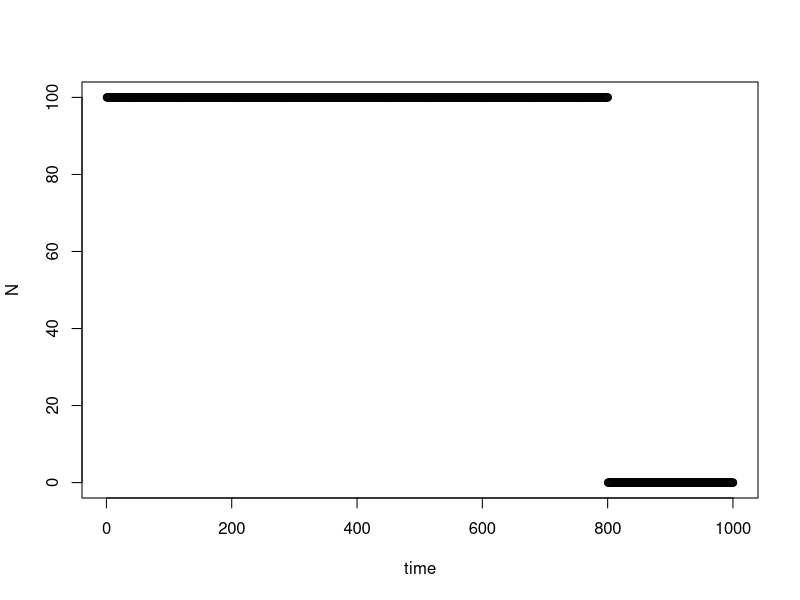
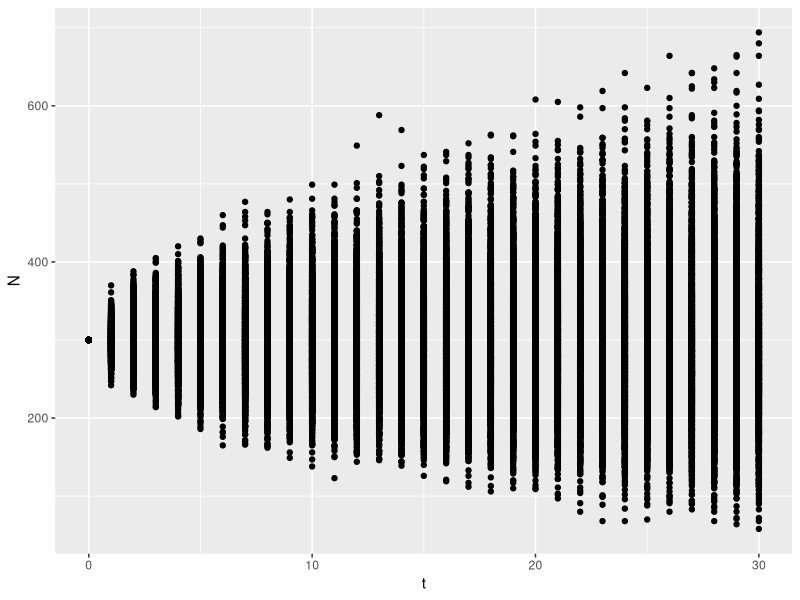
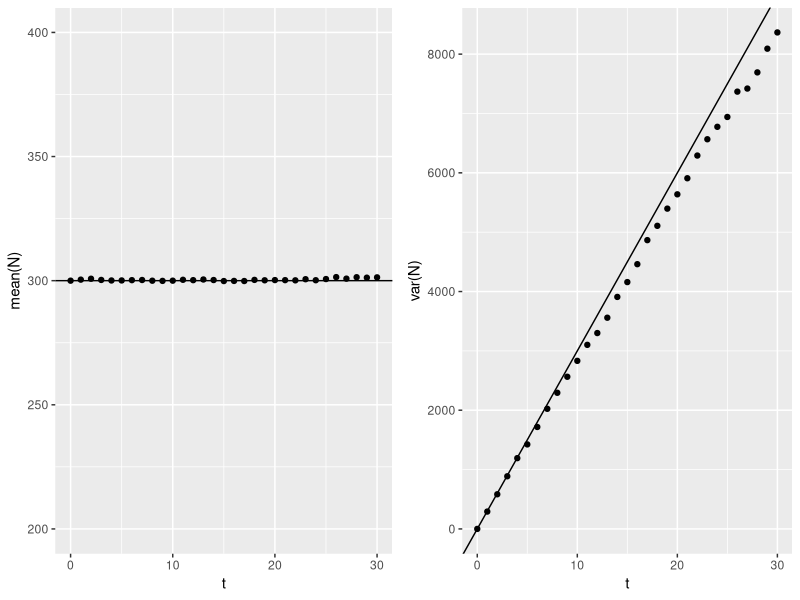

Recreate these plots in R, in order.
## ---- chunk 1
knitr::opts_chunk$set(echo = TRUE)
## ---- chunk 2
time <- 1:1000
N <- c(rep(100,800),rep(0,200))
plot(time,N)
## ---- chunk 3
N <- NULL
N2 <- NULL
W <- 1
t <- 1:30
for(j in 1:2000){
  NN <- 300
  for(i in t){
    Np <- rpois(1,NN[i]*W)
    NN <- c(NN,Np)
  }
  N <- rbind(N,NN)
  N2 <- c(N2,NN)
}
t <- 0:30
data <- data.frame(rep(t,2000),N2)
colnames(data) <- c("t","N")
require(ggplot2)
ggplot(data,aes(x=t,y=N))+geom_point()
## ---- chunk 4
mN <- NULL
for(i in (t+1)){
  mN <- c(mN,mean(N[,i]))
}
vN <- NULL
for(i in (t+1)){
  vN <- c(vN,var(N[,i]))
}
dm <- data.frame(t,mN)
dv <- data.frame(t,vN)
plm <- ggplot(dm,aes(x=t,y=mN))+geom_point()+ylim(200,400)+ylab("mean(N)")+geom_abline(slope=0,intercept=300)
plv <- ggplot(dv,aes(x=t,y=vN))+geom_point()+ylab("var(N)")+geom_abline(slope=300,intercept=0)
require(gridExtra)
grid.arrange(plm,plv,ncol=2)
